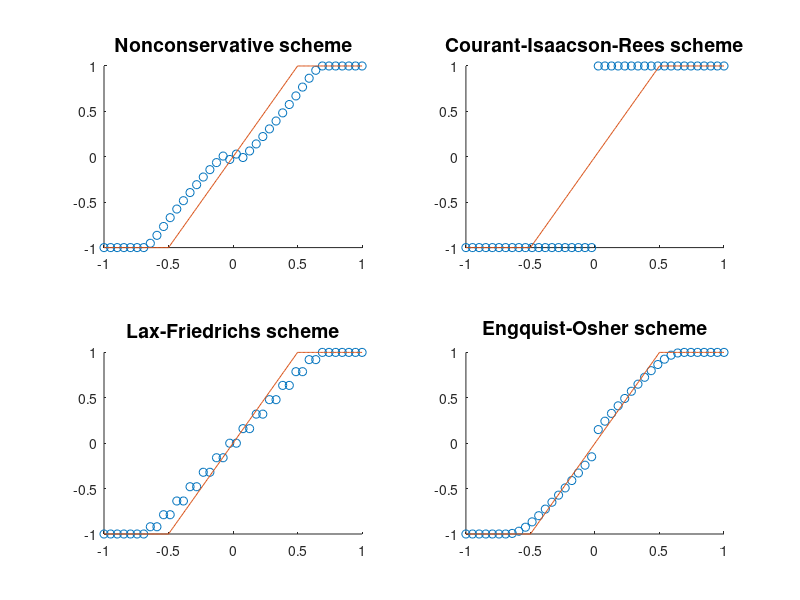

Recreate this plot in MATLAB.
% Numerical solution of Burgers equation: du/dt + 0.5 du^2/dx = 0           #

% Copyright 2001 P. Wesseling
% This program and its subprograms may be freely used, modified and distributed
% under the GNU General Public License: http://www.gnu.org/copyleft/gpl.html

% Theory is given in Section 9.4 of
% 	P. Wesseling: Principles of Computational Fluid Dynamics
% 	Springer, Heidelberg, 2000 ISBN 3-5453-0. XII, 642 pp.
%	See http://ta.twi.tudelft.nl/nw/users/wesseling/cfdbook.html

clear all 

%*****************************INPUT********************************************
geval = 2;	% = 1:     Initial condition: shock: example 9.4.4
		% not = 1: Initial condition: fan:   example 9.4.5
tend = 0.5;	% Final time
lambda = 0.75;	% lambda = dt/dx
J = 40; 	% Number of nodes. 
%******************************************************************************

%*********************Uniform grid*********************
%						      #
%	o------o------o------o------o------o------o   #
%	1      2                                  J   #
%      x=-1                                      x=1  #
%******************************************************

dx = 2/(J-1); dt = lambda*dx; 		% Stepsizes
ntime = floor(tend/dt); %ntime = 0;     % Number of time steps
y = [1:J]*dx - dx -1;			% Location of grid points

u = y;				% Preallocation of solution
if geval == 1, uleft =   1; uright = 0;     % Initial and boundary conditions 
else,  	       uleft = - 1; uright = 1;
end
for j = 1:J,
  if y(j) < -10*eps,    u(j) = uleft;
  elseif y(j) > 10*eps, u(j) = uright;
  else,		  u(j) = 0.5*(uleft+uright);
  end 
end 
uinit = u;

for n = 1:ntime		%   Nonconservative first order upwind scheme (9.75)
  uold = u;
  j = 1; u(j) = uold(j) - 0.5*lambda*...
       ((uold(j) + abs(uold(j)))*  (uold(j) - uleft) + ...
        (uold(j) - abs(uold(j)))*(uold(j+1) - uold(j)));       
  for j = 2:J-1,  u(j) = uold(j) - 0.5*lambda*...
       ((uold(j) + abs(uold(j)))*  (uold(j) - uold(j-1)) + ...
        (uold(j) - abs(uold(j)))*(uold(j+1) - uold(j)));       
  end
  j = J; u(j) = uold(j) - 0.5*lambda*...
     ((uold(j) + abs(uold(j)))*(uold(j) - uold(j-1)) + ...
     (uold(j) - abs(uold(j)))* (uright - uold(j)));
end              
figure(1); clf, subplot(221), hold on, plot(y,u,'o')
title('Nonconservative scheme','fontsize',14)
 
u = uinit;
for n = 1:ntime		% Courant-Isaacson-Rees scheme (9.81)
  uold = u;
  j = 1;  s1 = sign(uold(j) + uold(j+1)); s2 = sign(uold(j) + uleft);
  u(j) = uold(j) - 0.25*lambda*((1+s1)*uold(j)^2 + ...
	    (1-s1)*uold(j+1)^2 - (1+s2)*uleft^2 - (1-s2)*uold(j)^2);
  for j = 2:J-1
    s1   = sign(uold(j) + uold(j+1)); s2 = sign(uold(j) + uold(j-1));
    u(j) = uold(j) - 0.25*lambda*((1+s1)*uold(j)^2 + ...
       (1-s1)*uold(j+1)^2 - (1+s2)*uold(j-1)^2 - (1-s2)*uold(j)^2);
  end
  j = J; s1 = sign(uold(j) + uright); s2 = sign(uold(j) + uold(j-1));
  u(j) = uold(j) - 0.25*lambda*((1+s1)*uold(j)^2 + (1-s1)*uright^2 -...
      (1+s2)*uold(j-1)^2 - (1-s2)*uold(j)^2);
end              
subplot(222), hold on, plot(y,u,'o')
title('Courant-Isaacson-Rees scheme','fontsize',14)

u = uinit;
for n = 1:ntime		% Lax-Friedrichs scheme (9.80)
  uold = u;
  j = 1;      
  u(j) = 0.5*(uleft + uold(j+1)) - 0.25*lambda*(uold(j+1)^2 - uleft^2);
  for j = 2:J-1
    u(j) = 0.5*(uold(j-1)+uold(j+1)) - 0.25*lambda*(uold(j+1)^2 - uold(j-1)^2);
  end
  j = J;      
  u(j) = 0.5*(uold(j-1) + uright) -  0.25*lambda*(uright^2 - uold(j-1)^2);
end              
subplot(223), hold on, plot(y,u,'o')
title('Lax-Friedrichs scheme','fontsize',14)

u = uinit;  fplus = zeros(1,J); fminus = fplus;	
for n = 1:ntime		% Engquist-Osher scheme (9.82)
  uold = u;
  for j = 1:J
    if uold(j) > 0,	 fplus(j) = 0.5*uold(j)^2; fminus(j) = 0;
    else,		 fplus(j) = 0; fminus(j) = 0.5*uold(j)^2;
    end
  end
  if uleft > 0,	 	fplusleft = 0.5*uleft^2;
  else,		 	fplusleft = 0; 
  end
  if uright > 0, 	fminusright = 0;
  else,		 	fminusright = 0.5*uright^2;
  end
  j = 1; 
  u(j) = uold(j) - lambda*(fplus(j) + fminus(j+1) - fplusleft - fminus(j));  
  for j = 2:J-1   
    u(j) = uold(j) - lambda*(fplus(j) + fminus(j+1) - fplus(j-1) - fminus(j));
  end
  j = J;
  u(j) = uold(j) - lambda*(fplus(j) + fminusright - fplus(j-1) - fminus(j));    
end              
subplot(224), hold on, plot(y,u,'o')
title('Engquist-Osher scheme','fontsize',14)

	% Exact solution
zz = -1:0.01:1; uexact = zeros(size(zz)); t = n*dt;
if geval == 1
  for j = 1:length(zz),
    if zz(j) < t/2,  	uexact(j) = 1;
    else,		uexact(j) = 0;
    end
  end  
else
  for j = 1:length(zz),
    if zz(j) < - t,	uexact(j) = -1;
    elseif zz(j) > t,	uexact(j) = 1;
    else,		uexact(j) = zz(j)/t;
    end
  end  
end
for k = 1:4, subplot(2,2,k), plot(zz,uexact), end
%print solution -depsc;	% Figure is saved in solution.eps for printing
